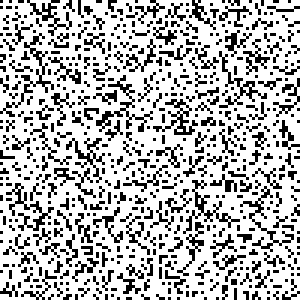
%> input picture feitos/Ex4Prova/imgA.bmp, 100 x 100 px (shown 3 times larger)
$ octave juntar.m   (GNU Octave 9; MATLAB toolbox functions it lacks are replaced by stand-ins)
%> lines starting %> are read from the running program, lines starting %| are printed output that depends on the picture; in (x1, y1, x2, y2) boxes, pixels count from 0 and x2, y2 are one past the last pixel; in counts of white or black regions, pixels touching at a corner belong together; the program's own positions count from 1
pkg load image;
clc;

imgA = imread("ImgA.bmp");
%> imgA is the input picture: size 100x100 uint8; values 166 (black) and 167 (white), 71.3% white; black in thin lines or dots
imgB = imread("ImgB.bmp");
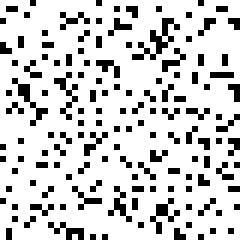
%> input picture feitos/Ex4Prova/imgB.bmp, 40 x 40 px (shown 6 times larger)
%> imgB is the input picture: size 40x40 uint8; values 72 (black) and 73 (white), 80.8% white; black in thin lines or dots
imgC = imread("ImgC.bmp");
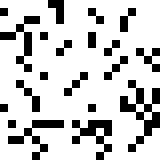
%> input picture feitos/Ex4Prova/imgC.bmp, 20 x 20 px (shown 8 times larger)
%> imgC is the input picture: size 20x20 uint8; values 187 (black) and 188 (white), 79.5% white; black in thin lines or dots

imgResultante = imgA;

[Bx,By]=size(imgB);
%> Bx = 40; By = 40
[Cx,Cy]=size(imgC);
%> Cx = 20; Cy = 20

for i = 1:Bx
  for j = 1:By
    imgResultante(end-By+i,j)=imgB(i,j);
  end
end
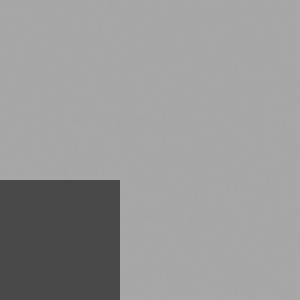
%> imgResultante: size 100x100 uint8 (shown 3 times larger); 16% of pixels changed, all inside (x1, y1, x2, y2) = (0, 60, 40, 100)

for i = 1:Cx
  for j = 1:Cy
    imgResultante(i,end-Cy+j)=imgC(i,j);
  end
end
%> imgResultante: size 100x100 uint8; 4% of pixels changed, all inside (x1, y1, x2, y2) = (80, 0, 100, 20)

figure(1),subplot(1,4,1),imshow(imgA),title('ImgA');
figure(1),subplot(1,4,2),imshow(imgB),title('ImgB');
figure(1),subplot(1,4,3),imshow(imgC),title('ImgC');
figure(1),subplot(1,4,4),imshow(imgResultante),title('Imagem Soma');
